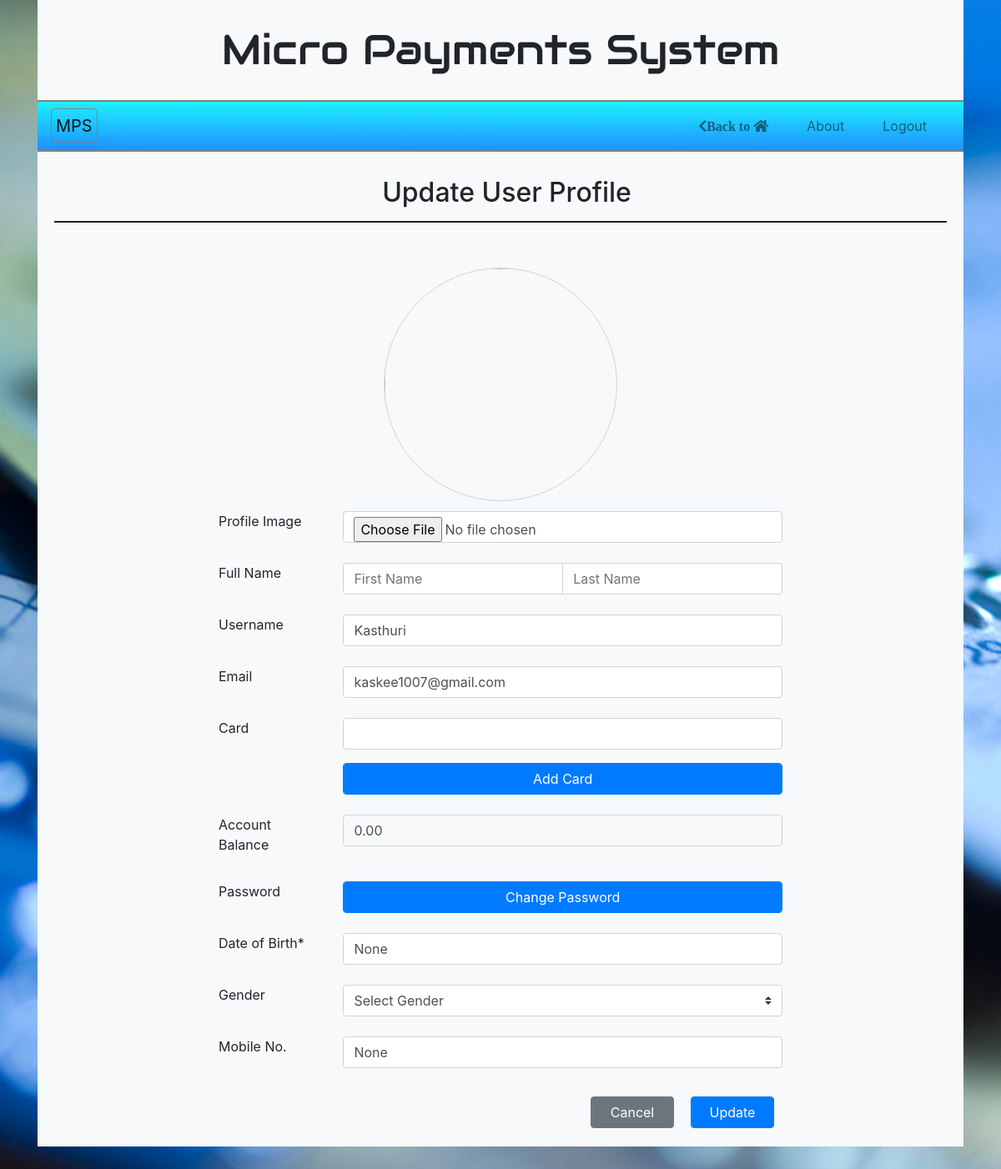
The app's page /profile/ (signed in) with its own data.
### accounts/models.py (models this page shows)
class User(AbstractUser):
	pic = models.ImageField(upload_to='img/', null=True)
	gender = models.CharField(null=True, max_length=30)
	dob = models.DateField(null=True, )
	bank = models.CharField(null=True, max_length=100)
	mobile = models.CharField(null=True, max_length=10)
	branch = models.CharField(null=True, max_length=100)
	balance = models.DecimalField(default=0.00, max_digits=10,decimal_places=2)

### accounts/views.py (the view, shortened to what this page needs)
# urls.py: path('profile/',views.editprofile, name="editprofile"),
def editprofile(request):
	banks = BankList.objects.all()
	cards = CardList.objects.all()
	user = request.user
	return render(request,'profile.html',{'userdata':user,'cards':cards,'banks':banks})

### templates/profile.html (shortened to what this page needs)
{% load static %}
{% static "images" as imgurl %}
<!DOCTYPE html>
<html lang="en">
<head>
	<link href="https://stackpath.bootstrapcdn.com/bootstrap/4.4.1/css/bootstrap.min.css" rel="stylesheet">
	<link rel="stylesheet" href="{% static 'css/all.css' %}" >
	<link rel="stylesheet" href="https://unpkg.com/bootstrap-table@1.16.0/dist/bootstrap-table.min.css">
	<link rel="stylesheet" type="text/css" href="{% static 'css/home.css' %}">
</head>
<body>
	<div class="container">
		<nav class="logobar bg-light">
			<h1 class="text-center">Micro Payments System</h1>
		</nav>
		<nav class="navbar navbar-expand-lg navbar-light bg-light sticky-top">
			<a class="navbar-brand" href="../">MPS</a>
			<div class="collapse navbar-collapse" id="navbarNavAltMarkup">
				<ul class="navbar-nav ml-auto">
					<li class="nav-item">
						<a class="nav-link" href="../"><span class="fas fa-chevron-left">Back to <i class="fa fa-home"></i></span></a>
					</li>
					<li class="nav-item">
						<a class="nav-link" href="../about">About</a>
					</li>
					{% if user.is_authenticated %}
					<li class="nav-item">
						<a class="nav-link" href="../logout">Logout</a>
					</li>
					{% endif %}
				</ul>
			</div>
		</nav>
		<div class="main bg-light">
		{% block content %}
		{% if user.is_authenticated %}
			<h2 class="page-header">Update User Profile</h2>
			<form class="form-group form-alter" method="post">
				<img src="{{ userdata.pic }}" class="d-block mx-auto pfp">
				<table class="table table-borderless">
					<tr>
						<td>
							<label for="pic">Profile Image</label>
						</td>
						<td>
							<input type="file" name="pic" value="{{userdata.pic}}" placeholder="{{userdata.pic}}" class="form-control" autocomplete="off">
						</td>
					</tr>
					<tr>
						<td>
							<label for="name">Full Name</label>
						</td>
						<td name="name">
							<div class="input-group">
								<input type="text" name="first_name" value="{{userdata.first_name}}" placeholder="First Name" required="required" class="form-control" maxlength="150" autocomplete="off">
								<input type="text" name="last_name" value="{{userdata.last_name}}" placeholder="Last Name" required="required" class="form-control" maxlength="150" autocomplete="off">
							</div>
						</td>
					</tr>
					<tr>
						<td>
							<label for="username">Username</label>
						</td>
						<td>
							<input type="text" name="username" value="{{userdata.username}}" placeholder="Username" required="required" class="form-control" maxlength="100" autocomplete="off">
						</td>
					</tr>
					<tr>
						<td>
							<label for="email">Email</label>
						</td>
						<td>
							<input type="email" name="email" value="{{userdata.email}}" placeholder="Email" required="required" class="emailinput form-control" autocomplete="off">
						</td>
					</tr>
					{% if user.is_staff and not user.is_superuser %}
					<tr>
						<td>
							<label for="bank">Bank</label>
						</td>
						<td>
							<select id = "bank" name="bank" required="required" class="custom-select dropdown-primary">
								<option value = "{{ userdata.bank }}" selected hidden>{{ userdata.bank }}</option>
			 					{% for bank in banks %}
			 					<option value = "{{bank.name}}">{{bank.name}}</option>
			 					{% endfor %}
							</select>
						</td>
					</tr>
					<tr>
						<td>
							<label for="branch">Branch</label>
						</td>
						<td>
							<input type="text" name="branch" required="required" placeholder="Branch" value="{{ user.branch }}" class="form-control">
						</td>
					</tr>
					{% else %}
					<tr>
						<td>
							<label for="card">Card</label>
						</td>
						<td>
							<ul class="form-control">
							</ul>
							<a name="card" id="card-add" required="required" class="form-control btn btn-primary" href="../addcard">Add Card</a>
						</td>
					</tr>
					{% endif %}
					<tr>
						<td>
							<label for="balance">Account Balance</label>
						</td>
						<td>
							<input type="text" name="balance" value="{{userdata.balance}}" id="bal" class="form-control" disabled>
						</td>
					</tr>
					<tr>
						<td>
							<label for="password">Password</label>
						</td>
						<td>
							<a name="password" id="password-change" required="required" class="form-control btn btn-primary" href="../changepassword">Change Password</a>
						</td>
					</tr>
					<tr>
						<td>
							<label for="dob">Date of Birth<span class="asteriskField">*</span></label>
						</td>
						<td>
							<div class="input-group">
								<input type="text" name="dob" required="required" value="{{ userdata.dob }}" class="form-control" maxlength="20" autocomplete="off">
							</div>
						</td>
					</tr>
					<tr>
						<td>
							<label for="gender">Gender</label>
						</td>
						<td>
							<select id = "myList" name="gender" required="required" class="custom-select dropdown-primary">
								<option value = "{{ userdata.gender }}" selected hidden>
									{% if userdata.gender == None %}
									Select Gender
									{% else %}
									{{ userdata.gender }}
									{% endif %}
								</option>
							</select>
						</td>
					</tr>
					<tr>
						<td>
							<label for="mobile">Mobile No.</label>
						</td>
						<td>
							<input type="tel" name="mobile" required="required" placeholder="Mobile No." value="{{userdata.mobile}}" class="form-control">
						</td>
					</tr>
					<tr>
						<td></td>
						<td class="form-btn mx-auto">
							<input type="submit" class="btn btn-primary" value="Update">
							<input type="button" class="btn btn-secondary" onclick="history.back()" value="Cancel">
						</td>
					</tr>
				</table>
			</form>
		{% else %}
			<meta http-equiv="refresh" content="0; url={% url 'home' %}">
		{% endif %}
		{% endblock %}
		</div>
	</div>
</body>
</html>

### static/css/all.css (style rules this page uses)
.fa, .fas, .far, .fal, .fad, .fab { -moz-osx-font-smoothing: grayscale; -webkit-font-smoothing: antialiased; display: inline-block; font-style: normal; font-variant: normal; text-rendering: auto; line-height: 1; }
.fa-chevron-left:before { content: "\f053"; }
.fa-home:before { content: "\f015"; }
.fa, .fas { font-family: 'Font Awesome 5 Free'; font-weight: 900; }

### static/css/home.css (style rules this page uses)
* { margin: 0px; padding: 0px; }
body { background: url(../img/2.jpg); background-attachment: fixed; background-size: cover; }
.logobar h1 { padding-top: 30px; padding-bottom: 30px; font-family: 'Audiowide'; font-size: 50px; }
.navbar-brand { border: 1px solid grey; padding-left: 5px; padding-right: 5px; border-radius: 5px; }
.navbar { background: linear-gradient(to top, #1e90ff, #1ef0ff); border-top: 2px solid grey; border-bottom: 2px solid grey; margin-top: -8px; }
.navbar .nav-item { margin-right: 20px; padding-left: 10px; }
.main { background-color: white; min-height: 80vh; padding-top: 30px; padding-left: 20px; padding-right: 20px; }
.page-header { padding: 0 15px 15px 30px; border-bottom: 2px solid #202020; text-align: center; font-weight: 10px; }
.form-alter { margin: 5% auto; max-width: 700px; }
.form-btn .btn { float:right; margin: 10px; min-width: 100px; }
#bal { background: transparent; }
.pfp { border-radius: 50%; border: 0.5px solid lightgrey; margin: 0 auto; height: 280px; width: 280px; }

### records on screen
User: username "Kasthuri", email "kaskee1007@gmail.com", balance "0.00", dob "None", gender "Select Gender", mobile "None"
